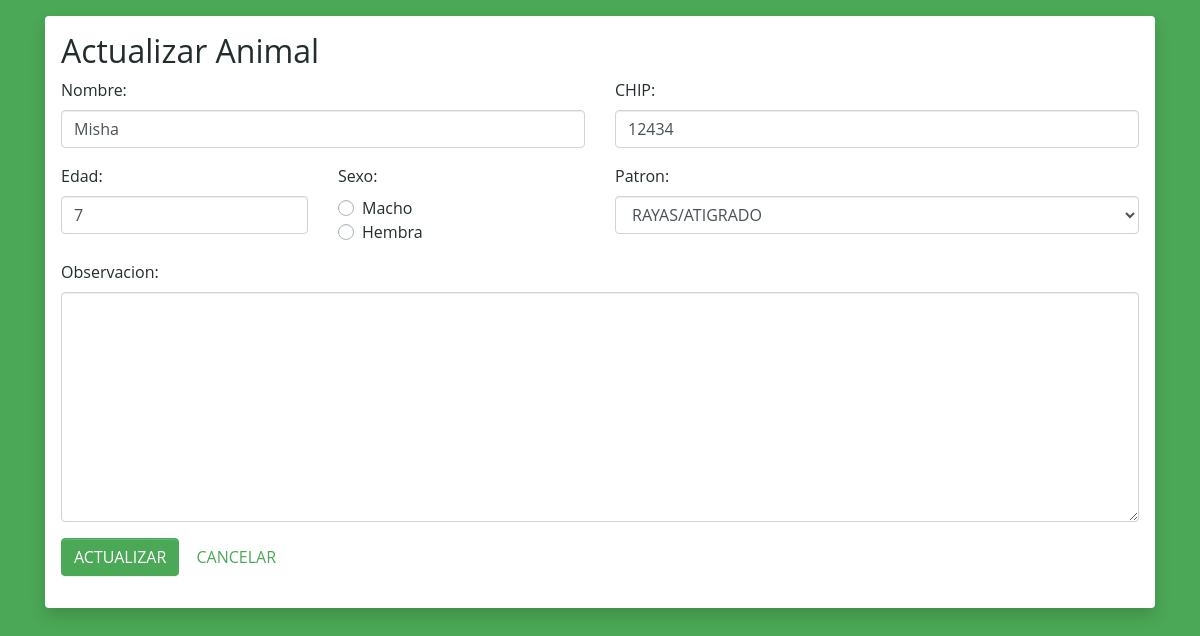
Page /src/php/view/update-animal.php?cod=anm-001&codOrg=ORG-001 on the committed database.
### tables this page shows
CREATE TABLE `animal` (
  `cod` varchar(10) NOT NULL,
  `codDueno` varchar(10) DEFAULT NULL,
  `codOrganizacion` varchar(10) NOT NULL,
  `nombre` varchar(50) NOT NULL,
  `edad` int(11) NOT NULL,
  `fechaIngreso` date DEFAULT NULL,
  `especie` varchar(30) NOT NULL,
  `raza` varchar(100) NOT NULL,
  `patron` varchar(30) NOT NULL,
  `sexo` char(1) DEFAULT NULL,
  `observacion` text NOT NULL,
  `chip` int(15) DEFAULT NULL
);

### src/php/model/dao/AnimalDao.php (called while the page is built, shortened)
<?php
include_once '../model/dto/Animal.php';
class AnimalDao
{
    function buscarAnimal($codigo)
    {
        $con = new Conexion();
        $conn = $con->Conectar();
        $sql = "SELECT * FROM animal WHERE cod = ?";
        $conn->set_charset("utf8");
        $statement = $conn->prepare($sql);
        $statement->bind_param('s',$codigo);
        $statement->execute();
        $result = $statement->get_result();
        if ($result->num_rows > 0) {
            $fila = $result->fetch_assoc();
            $animal = new Animal($fila["cod"], new Organizacion($fila["codOrganizacion"],NULL), new Dueño($fila["codDueno"],NULL,NULL,NULL,NULL,NULL),
                $fila["nombre"], $fila["edad"], $fila["fechaIngreso"], $fila["especie"], $fila["raza"],
                $fila["patron"], $fila["sexo"], $fila["observacion"], $fila["chip"]);
            return $animal;
        } else {
            echo "0 results";
            return null;
        }
    }
}
?>

### src/php/model/dto/Animal.php (called while the page is built, shortened)
<?php
class Animal
{
    private $nombre;
    private $edad;
    private $observacion;
    private $chip;
    public function __construct($codigo, $organizacion, $dueño, $nombre, $edad, $fechaInfreso, $especie, $raza, $patron, $sexo, $observacion, $chip)
    {
        $this->nombre = is_null($nombre)?$this->nombre:$nombre;
        $this->edad = is_null($edad)?$this->edad:$edad;
        $this->observacion = is_null($observacion)?$this->observacion:$observacion;
        $this->chip = is_null($chip)?$this->chip:$chip;
    }
    public function getNombre(){
        return $this->nombre;
    }
    public function getEdad(){
        return $this->edad;
    }
    public function getObservacion(){
        return $this->observacion;
    }
    public function getChip(){
        return $this->chip;
    }
}
?>

### src/php/view/update-animal.php (the view, shortened to what this page needs)
<!DOCTYPE html>
<html lang="en">
<head>
    <link rel="stylesheet" href="/RedcatandoAnimales/RedcatandoAnimales/src/css/main.css">
    <link rel="stylesheet" href="/RedcatandoAnimales/RedcatandoAnimales/src/css/bootstrap.css">
</head>
<body>
<body class="bg-primary">
    <?php
        include_once '../model/dao/AnimalDao.php';
        include_once '../model/dto/Animal.php';
        $aDao = new AnimalDao();
        $animal = $aDao->buscarAnimal($_GET["cod"]);
    ?>
    <div class="container container-fluid">
        <div class="my-3 shadow p-3 bg-white rounded">
            <h2>Actualizar Animal</h2>
            <form action="../controller/procesarIngresoAnimal.php" method="POST">
                <div class="row">
                    <div class="form-group col-md-6">
                        <label>Nombre:</label>
                        <input type="text" name="nombre" value="<?php echo $animal->getNombre();?>" class="form-control">
                    </div>
                    <div class="form-group col-md-6">
                        <label for="">CHIP: </label>
                        <input type="number" name="chip" value="<?php echo $animal->getChip();?>" class="form-control" min="1">
                    </div>
                </div>
                <div class="row">
                    <div class="form-group col-md-3">
                        <label for="">Edad: </label>
                        <input type="number" name="edad" value="<?php echo $animal->getEdad();?>" class="form-control" min="1" max="30" value="10">
                    </div>
                    <div class="form-group col-md-3">
                        <label for="">Sexo: </label>
                        <div class="custom-control custom-radio">
                            <label class="custom-control-label" for="radioMacho">Macho</label>
                        </div>
                        <div class="custom-control custom-radio">
                            <label class="custom-control-label" for="radioHembra">Hembra</label>
                        </div>
                    </div>
                    <div class="form-group col-md-6">
                        <label for="listaPatrones">Patron: </label>
                        <select name="listaPatrones" id="listaPatrones" class="form-control">
                            <option value="RAYAS_ATIGRADO">RAYAS/ATIGRADO</option>
                        </select>
                    </div>
                </div>
                <div class="form-group">
                    <label for="">Observacion: </label>
                    <textarea name="observacion" id="" placeholder="<?php echo $animal->getObservacion();?>" rows="9" class="form-control"></textarea>
                </div>
                <div class="form-group">
                    <button type="submit" name="btnActualizarAnimal" class="btn btn-primary">ACTUALIZAR</button>
                    <?php
                        echo "<a href='history-animal.php?codOrg=".$_GET["codOrg"]."' class='btn btn-link'>CANCELAR</a>";
                    ?>
                </div>
            </form>
        </div>
    </div>
</body>
</html>

### src/css/main.css (style rules this page uses)
:root { --primary-color:#4ba856; --success-color:#42c451; --danger-color:#db1125; --warning-color:#fcc737; --light-color:#fcf9f2; --dark-color:#232d2d; }
* { color:var(--dark-color); }

### rows in the picture
animal: nombre "Misha", chip "12434", edad "7"
